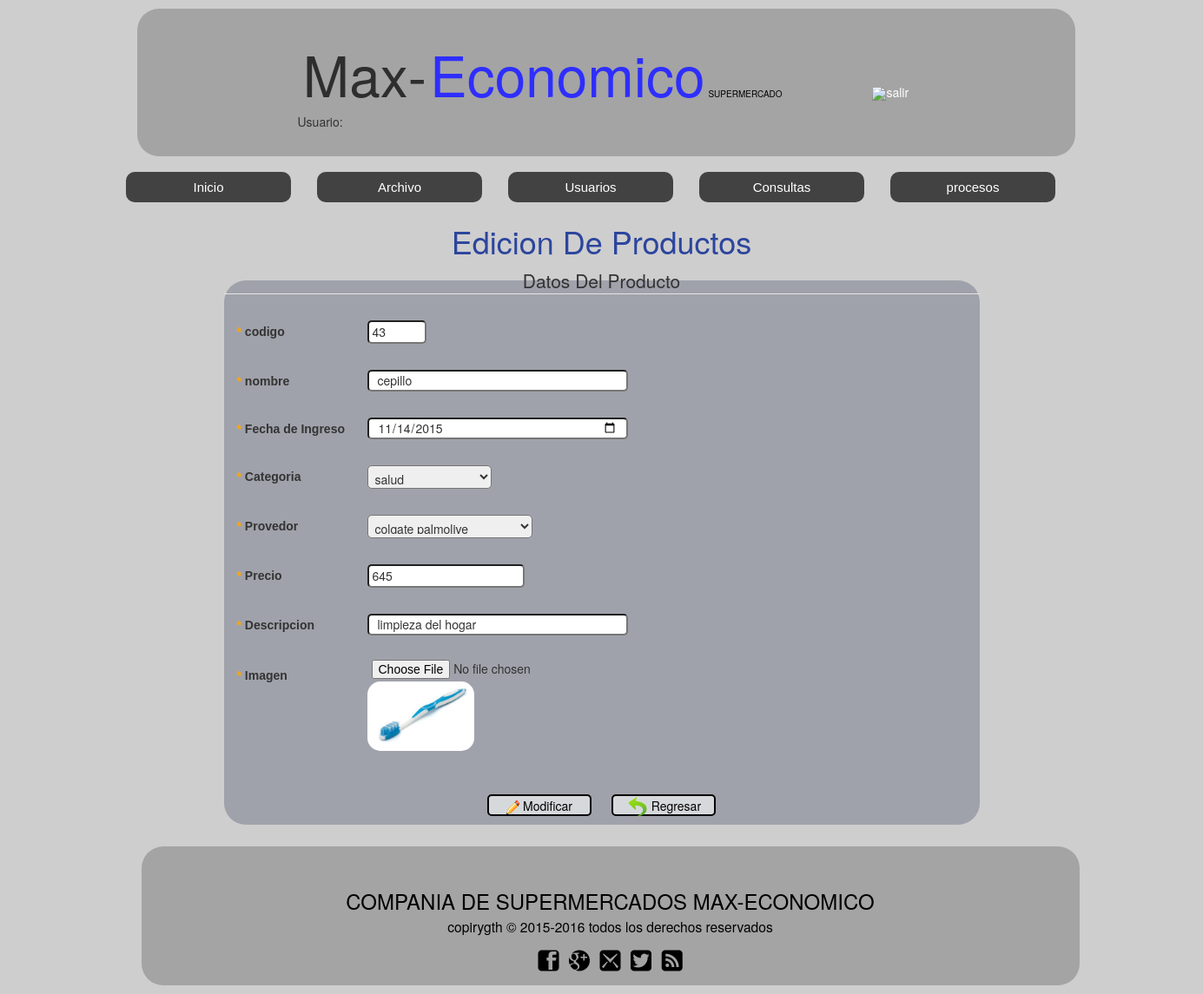
/modificar_productos.php?codigo=43 (signed in), run on the app's committed database.
### tables this page shows
CREATE TABLE `productos` (
  `prod_codigo` int(5) NOT NULL,
  `prod_nombre` varchar(15) NOT NULL,
  `prod_fecha` date NOT NULL,
  `prod_categoria` varchar(100) NOT NULL,
  `prod_provedor` varchar(100) NOT NULL,
  `prod_precio` int(20) NOT NULL,
  `prod_descripcion` varchar(100) NOT NULL,
  `prod_imagen` varchar(100) NOT NULL,
  PRIMARY KEY  (`prod_codigo`)
);

### modificar_productos.php (the view, shortened to what this page needs)
<?php
	$codigo  = $_GET['codigo'];
	$sSQL = "SELECT * FROM productos WHERE prod_codigo =?";
	$conexion = ConectarBD();
	try
	{
		$pst = $conexion->prepare($sSQL);
		$pst -> bindParam(1,$codigo);
		$pst -> execute();
		$fila = $pst -> fetch();
		$nombre = $fila['prod_nombre'];
    $fecha = $fila['prod_fecha'];
    $precio = $fila['prod_precio'];
    $descripcion = $fila['prod_descripcion'];
    $imagen = $fila['prod_imagen'];
	}
	catch (Exception $e)
	{
	}
 ?>
<!DOCTYPE html>
<html land="es">
<head>
    <link rel="stylesheet" type="text/css"  href="css/estilo.css">
    <link rel="stylesheet" type="text/css" href="css/normalizer.css">
  <link rel="stylesheet" type="text/css" href="css/bottstrap/bootstrap.min.css">
</head>
<body class="cuerpo">
 <center>
  <section class="contenedorinicio1">
    <br>
    <h1 class="tituloinicio1">
       Max-
    </h1>
    <h2 class="tituloinicio2">
       Economico
    </h2>
    <h3 class="tituloinicio3">
      SUPERMERCADO
    </h3>
    <a id="ingresar" href="cerrar_sesion.php"><img class="iconingresar" src="imagenes/cerrar">salir</a>
    <br>
    <div id="usuario">
       <?php
        echo " Usuario: ".$nombreususis ;
        ?>
    </div>
  </section>
  <div id="menu2">
  <ul>
    <li class="nivel1">
      <a href="principalsistema.php" class="nivel1">Inicio</a>
    </li>
      <li class="nivel1"><a href="#" class="nivel1">Archivo</a>
    </li>
    <li class="nivel1"><a href="#" class="nivel1">Usuarios</a>
    </li>
    <li class="nivel1"><a href="#" class="nivel1">Consultas</a>
    </li>
    <li class="nivel1"><a href="#" class="nivel1">procesos</a>
    </li>
    </ul>
    </div>
    <br/>
  <br/>
  <h1>Edicion De Productos</h1>
  <form action="grabar_productos.php" method="POST" enctype="multipart/form-data">
    <fieldset>
      <legend>Datos Del Producto</legend>
      <div>
      <label class="titulo"><h7>*</h7> codigo</label>
      <input class="camponumero" type="text" name="prod_codigo" size="5px" readonly maxlength="5" value="<?php echo $codigo ?>">
      </div>
      <br>
          <div>
      <label class="titulo"><h7>*</h7> nombre</label>
      <input class="campo" type="text" name="prod_nombre" size="24px" autofocus required maxlength="15" value="<?php echo $nombre ?>">
          </div>
          <br>
          <div>
      <label class="titulo"><h7>*</h7> Fecha de Ingreso</label>
      <input class="campo" type="date" name="prod_fecha" size="5px" autofocus required value="<?php echo $fecha ?>">
          </div>
          <br>
          <div>
          <label class="titulo"><h7>*</h7> Categoria</label>
                <select name="selcat" class="camponumero">
                    <?php
                         include_once("select_categorias.php");
                     ?>
                 </select>
          </div>
          <br>
          <div>
          <label class="titulo"><h7>*</h7> Provedor</label>
                <select name="selprov" class="camponumero">
                    <?php
                         include_once("select_provedores.php");
                     ?>
                 </select>
          </div>
          <br>
          <div>
      <label class="titulo"><h7>*</h7> Precio</label>
      <input class="camponumero" type="number" name="prod_precio" size="24px" autofocus required maxlength="20" value="<?php echo $precio ?>">
          </div>
          <br>
          <div>
      <label class="titulo"><h7>*</h7> Descripcion</label>
      <input class="campo" type="text" name="prod_descripcion" size="24px" autofocus required maxlength="100" value="<?php echo $descripcion ?>">
          </div>
           <br>
          <div>
      <label class="titulo"><h7>*</h7> Imagen</label>
      <input id="imgsub" type="file" name="imagen" size="90px" autofocus required value="<?php echo $imagen ?>"><?php echo "<img id='imagenpro' src='$imagen' "?>;
          <br>
          </div>
          <br>
          <br>
            <button type="submit" class="campo1">
            <img src="imagenes/editar2.png">
             Modificar
            </button>
            <a href="productos.php" >
            <button type="button" class="campo1">
            <img src="imagenes/regresar.png">
             Regresar
            </button>
            </a>
    </fieldset>
  </form>
   <?php
   include_once("pie.php");
   ?>
  </center>
  </body>
</html>

### css/estilo.css (style rules this page uses)
.cuerpo { background:#cecece; }
h7 { color: orange; }
#menu2 { text-align: center; font-size: 15px; width: 1300px; background: blue; margin: 18px auto 12px 75px; background: blue; }
#menu2 ul { list-style-type: none; }
#menu2 ul li.nivel1 { float: left; width: 220px; }
#menu2 ul li a { display: block; text-decoration: none; color: #fff; background-color: #424242; padding: 7px; position: relative; margin-left: 30px; font-family: arial; border-radius: 10px; }
#menu2 ul li a.nivel1 { display: block!important; display: none; position: relative; }
h1 { text-align: center; color: #2C459D; }
h2 { text-align: center; }
form { margin: 0 auto; width: 870px; }
fieldset { width: 870px; border-radius: 25px; background: #A0A2AB; border: 0px solid #888888; text-align: center; text-decoration: none; }
.campo1 { border-radius: 5px; border:thin solid #F60; height: 60px; color: #000; background: #D6D9DC; text-decoration: none; transition:all 1s ease-in-out; }
#imgsub { height: 30px; padding: 5px; border-radius: 5px; margin: 3px 0px 0px 0px; width: 335px; }
.titulo { margin: 13px 0px 5px 15px; width: 150px; font-family: arial; display: inline-block; }
.campo { height: 25px; padding: 10px; border-radius: 5px; margin: 10px 0px 0px 0px; width: 300px; }
.camponumero { height: 27px; padding: 4px; border-radius:5px; margin: 10px 0px 0px 0px; }
.campo1 { height: 25px; width: 120px; list-style: none; border: 2px solid; margin: 10px; }
div { margin: 5 0 0 30; width: 500px; text-align: justify; border: blue; }
div label { width: 14%; float: left; }
.tituloinicio1 { display: inline-left; display: inline-block; color: #2E2E2E; font-size: 64px; }
.tituloinicio2 { display: inline-block; color: #2E2EFE; font-size: 64px; }
.tituloinicio3 { display: inline-block; font-size: 10px; color:#000; }
.contenedorinicio1 { width: 1080px; background: #A4A4A4; margin-left:10px; margin-top: 10px; height: 170px; border-radius: 25px; display: inline-block; }
#ingresar { margin-left: 100px; color: white; display: inline-block; text-align: center; text-decoration: none; }
.iconingresar { display: inline-block; }
#usuario { margin-right: 210px; }
#imagenpro { border-radius: 15px; width: 123px; height: 80px; }

### data on the page
productos: prod_nombre "cepillo", prod_fecha "11/14/2015", prod_precio "645", prod_descripcion "limpieza del hogar", prod_imagen (picture)

### other printed values
form field selcat "salud"
form field selprov "colgate palmolive"
